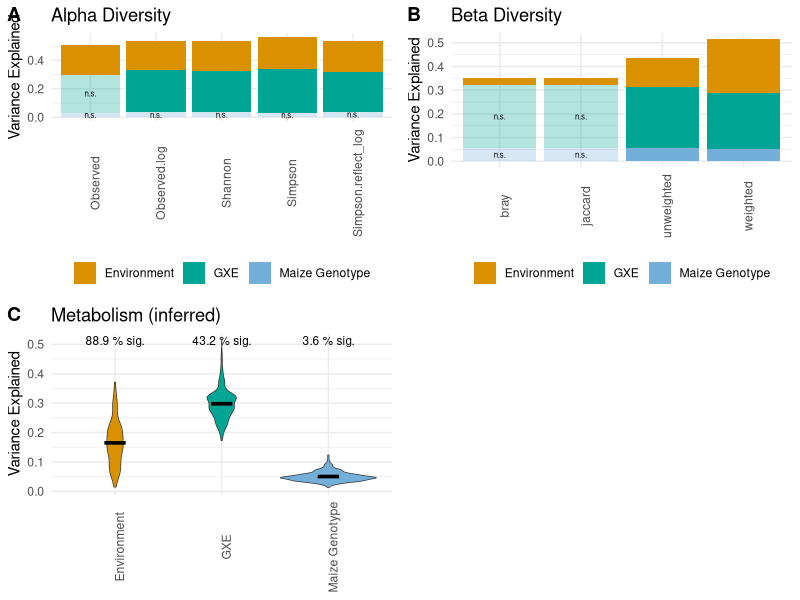

Recreate this plot in R.
#! /usr/bin/Rscript

# Plot the various GxE metrics for publication

library(tidyverse)
library(ggpubr)

# Load data
alpha = read.csv("3_GxE/3b_alpha_diversity.variance_explained.jgw.csv")
beta = read.csv("3_GxE/3c_beta_diversity_GxE.jgw.csv")
pathways = read.csv("3_GxE/3d_MetaCyc_pathway_GXE.jgw.csv")
# taxonomy = TODO

# Global variables
sig_threshold=0.05 # Significance threshold
colorkey = c("Maize Genotype" = "#74afda", "GXE" = "#00a693", "Environment" = "#da9100")

#########
# Alpha and Beta Diversity
#########

# Standardize tables
alpha = alpha %>%
  rename(metric=alpha_diversity, pvalue=p, fraction_explained=Value) %>%
  select(category, metric, test_var, fraction_explained, pvalue) %>%
  filter(test_var != "Residuals")
beta = beta %>%
  rename(metric=Type, pvalue = Pr..F., fraction_explained=heritability)%>%
  select(category, metric, test_var, fraction_explained, pvalue) %>%
  filter(test_var != "Residuals")

# Helper function for alpha and beta diversity plots
div_barplot = function(plotdata, set="???"){
  plotdata = plotdata %>%
    mutate(alpha=ifelse(pvalue < sig_threshold, yes=1, no=0.75),
           label=ifelse(pvalue < sig_threshold, yes="", no="n.s."))
  ggplot(plotdata) +
    aes(x = metric, y = fraction_explained, fill = test_var, alpha=alpha, label=label) +
    geom_bar(position = "stack", stat = "identity") +
    ylab("Variance Explained") +
    ggtitle(paste(set, "Diversity")) + 
    theme_minimal() +
    theme(legend.position = "bottom", 
          axis.title.x = element_blank(), 
          legend.title = element_blank(), 
          axis.text.x = element_text(angle=90)) +
    scale_alpha(guide='none', range=c(0.3,1)) + # Use to set how transparent becomes
    scale_fill_manual(values=colorkey) + 
    geom_text(alpha=1, position=position_stack(vjust=0.5), size=2)
}

# Alpha  & Beta plots
alphaplot = div_barplot(alpha, set="Alpha")
betaplot = div_barplot(beta, set="Beta")

##########
# Pathways
##########

# Significance
path.significant = pathways %>%
  group_by(term) %>%
  summarize(fraction = sum(fdr < 0.01)/n()) %>%
  mutate(percent = round(fraction*100, digits=1) %>% paste("% sig."))

# Make violin plot  
pathplot = ggplot(pathways) +
  aes(x = term, y = herit, fill = term) +
  geom_violin(trim = TRUE, linewidth=0.25) +
  stat_summary(fun = mean, geom = "crossbar", width = 0.2, color = "black") +
  geom_text(data=path.significant, mapping=aes(label=percent), y=max(pathways$herit),
            size=3) +
  ylab("Variance Explained") +
  ggtitle(paste("Metabolism (inferred)")) + 
  theme_minimal() +
  theme(legend.position = "none", 
        axis.title.x = element_blank(), 
        legend.title = element_blank(), 
        axis.text.x = element_text(angle=90)) +
  scale_fill_manual(values=colorkey)

# Combine plots and save
top = ggarrange(alphaplot, betaplot, nrow=1, labels=c("A","B"))
bottom = ggarrange(pathplot, nrow=1, ncol=2, labels=c("C","D"))
combined = ggarrange(top, bottom, nrow=2, common.legend=TRUE)
ggsave(combined, file="3_GxE/3f_GxE_combined_plot.jgw.png", width = 6, height = 8)
